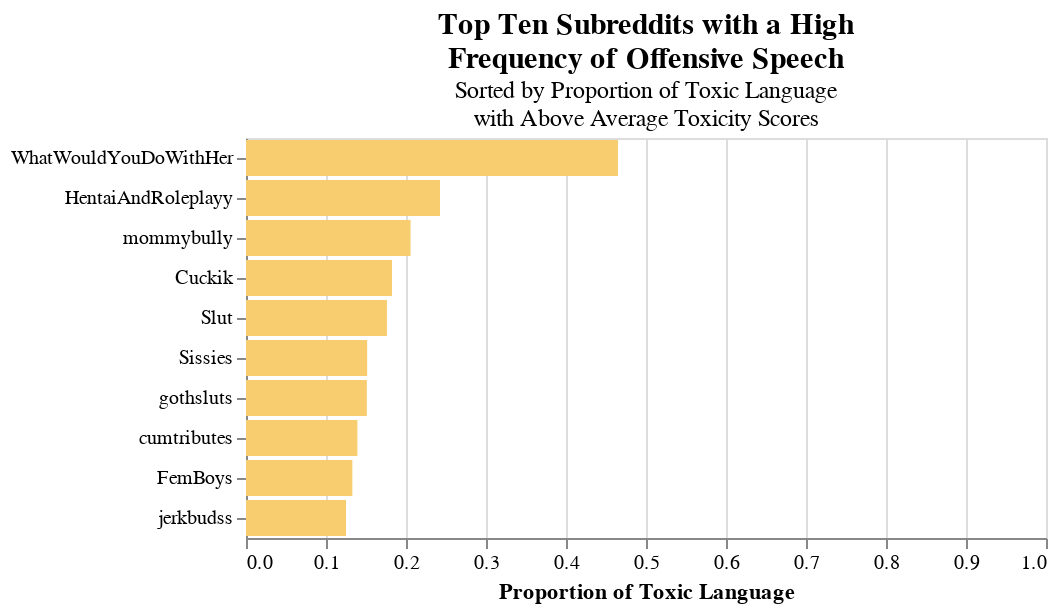

The notebook cell saved with this chart:
### Code cell
label_detoxify_sorted_o = find_toxic_subreddits_detoxify(class_label=1, quantile=0.5, print_subreddit_count=False).sort_values('total_sampled_comments', ascending=False)[:10].sort_values('proportion', ascending=False).reset_index()
alt.Chart(label_detoxify_sorted_o).mark_bar(color='#f7cd70').encode(
    x = alt.X('proportion', title='Proportion of Toxic Language',scale = alt.Scale(domain=[0,1])),
    y=alt.Y('subreddit',sort=['proportion'], title='')
).properties(
    title={
      'text': ['Top Ten Subreddits with a High ', 'Frequency of Offensive Speech'],
      'subtitle': ['Sorted by Proportion of Toxic Language', 'with Above Average Toxicity Scores' ], 
      'color': 'black',
      'anchor': 'middle',
      'fontSize': 15
    }
)

### Figure 1 — Vega-Lite specification as saved in the notebook (floating-point values rounded to 4 significant figures)
{"config": {"view": {"continuousWidth": 400, "continuousHeight": 300}}, "data": {"name": "data-7b17f41017fa589ea28976d834282652"}, "mark": {"type": "bar", "color": "#f7cd70"}, "encoding": {"x": {"field": "proportion", "scale": {"domain": [0, 1]}, "title": "Proportion of Toxic Language", "type": "quantitative"}, "y": {"field": "subreddit", "sort": ["proportion"], "title": "", "type": "nominal"}}, "title": {"text": ["Top Ten Subreddits with a High ", "Frequency of Offensive Speech"], "subtitle": ["Sorted by Proportion of Toxic Language", "with Above Average Toxicity Scores"], "color": "black", "anchor": "middle", "fontSize": 15}, "$schema": "https://vega.github.io/schema/vega-lite/v4.17.0.json", "datasets": {"data-7b17f41017fa589ea28976d834282652": [{"subreddit": "WhatWouldYouDoWithHer", "offensive_comment_count": 305, "total_sampled_comments": 656, "proportion": 0.4649}, {"subreddit": "HentaiAndRoleplayy", "offensive_comment_count": 258, "total_sampled_comments": 1064, "proportion": 0.2425}, {"subreddit": "mommybully", "offensive_comment_count": 72, "total_sampled_comments": 350, "proportion": 0.2057}, {"subreddit": "Cuckik", "offensive_comment_count": 161, "total_sampled_comments": 882, "proportion": 0.1825}, {"subreddit": "Slut", "offensive_comment_count": 74, "total_sampled_comments": 420, "proportion": 0.1762}, {"subreddit": "Sissies", "offensive_comment_count": 121, "total_sampled_comments": 799, "proportion": 0.1514}, {"subreddit": "gothsluts", "offensive_comment_count": 50, "total_sampled_comments": 331, "proportion": 0.1511}, {"subreddit": "cumtributes", "offensive_comment_count": 50, "total_sampled_comments": 359, "proportion": 0.1393}, {"subreddit": "FemBoys", "offensive_comment_count": 157, "total_sampled_comments": 1181, "proportion": 0.1329}, {"subreddit": "jerkbudss", "offensive_comment_count": 42, "total_sampled_comments": 336, "proportion": 0.125}]}}
